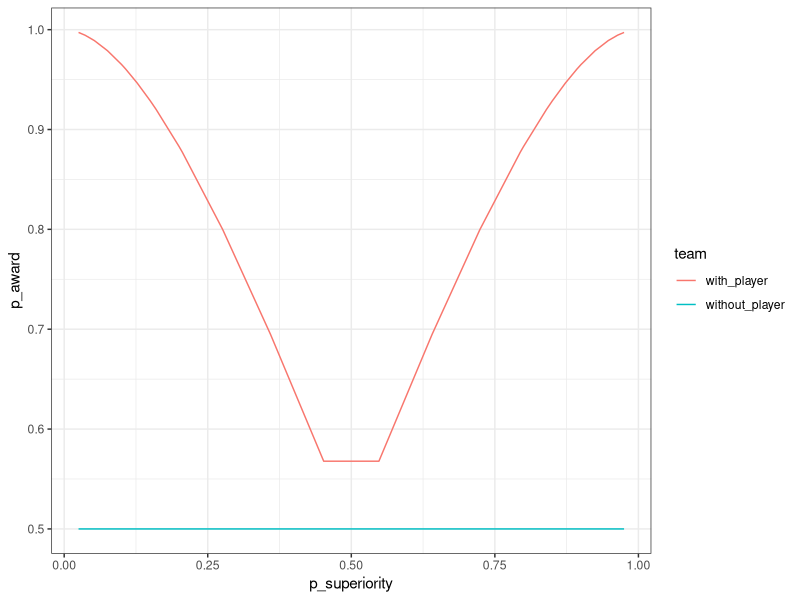
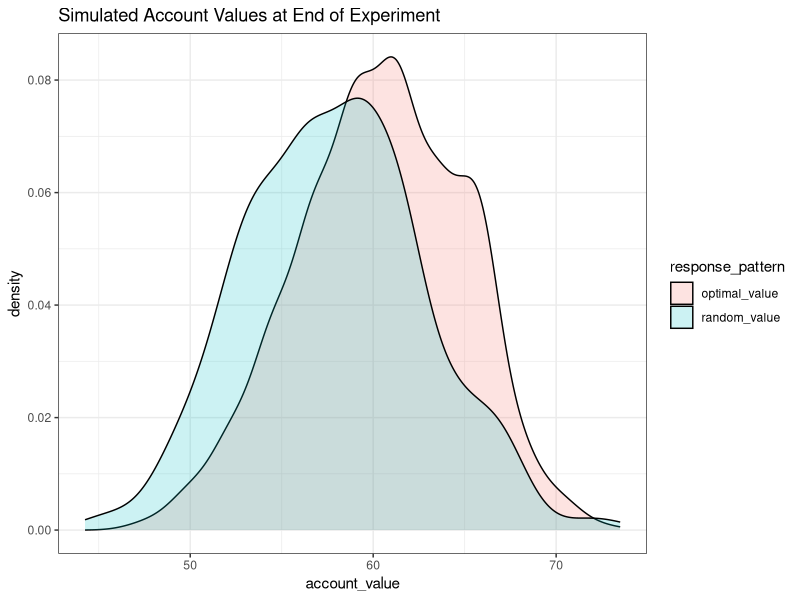
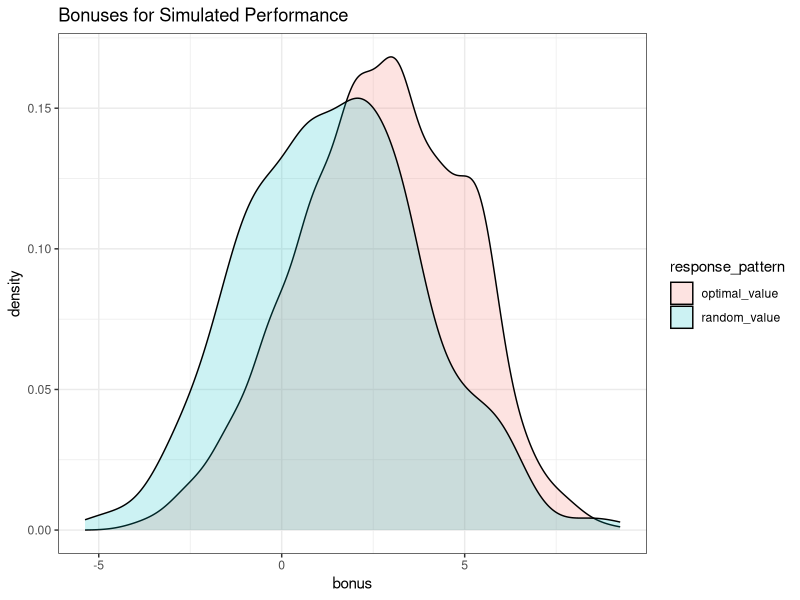

The R source for these figures, in order:
## ---- chunk 1
knitr::opts_chunk$set(echo = TRUE)
library(tidyverse)
library(gganimate)
library(RColorBrewer)
## ---- chunk 2
# linear sampling of log odds for full span of ground truth probability of superiority between 0.025 and 0.975
n_trials.full_span <- 20
logodds.full_span <- seq(log(0.025 / (1 - 0.025)), log(0.975 / (1 - 0.975)), length.out = n_trials.full_span)

# linear sampling of log odds near the decision threshold (p_superiority == [0.13, 0.87]) 
n_trials.near_threshold <- 8
logodds.near_threshold <- c(seq(log(0.1 / (1 - 0.1)), log(0.2 /(1 - 0.2)), length.out = n_trials.near_threshold / 2), # near threshold for loss frame
                            seq(log(0.8 / (1 - 0.8)), log(0.9 /(1 - 0.9)), length.out = n_trials.near_threshold / 2)) # near threshold for gain frame

# combine the sampling strategies and convert from log odds to probability of superiority
logodds <- sort(c(logodds.full_span, logodds.near_threshold))
p_superiority <- 1 / (1 + exp(-logodds))
n_trials <- length(p_superiority)

print(p_superiority)
## ---- chunk 3
# baseline probability of winning/keeping an award contract without the new player 
baseline <- c(.5) # previously c(.15, .5, 8.5)

# initialize data conditions dataframe
conds_df <- data.frame(
  "p_superiority" = rep(p_superiority, length(baseline)),
  "baseline" = sort(rep(baseline, length(p_superiority))))

head(conds_df)
## ---- chunk 4
# label gain vs loss framing trials based on p_superiority, and add award thresholds
conds_df <- conds_df %>% 
  mutate(frame = if_else(p_superiority > .5, "gain", "loss"),
         threshold = if_else(frame == "gain", 
                             100, # points scored
                             75)) # points given up

head(conds_df)
## ---- chunk 5
# add columns for the mean and standard deviation of the difference in the number of points for the team with vs without the new player
# depending on the gain vs loss frame, these values represent points scored vs points given up
conds_df <- conds_df %>%
  mutate(sd_diff = 15, # std(new - old)
         mean_diff = sd_diff * qnorm(p_superiority)) # mean(new - old)

head(conds_df)
## ---- chunk 6
# double the length of the dataframe to add information per version of the team, creating a stimulus dataframe with a row per distribution to visualize
stim_df <- map_df(seq_len(2), ~conds_df)
stim_df$team <- as.factor(sort(rep(c("with_player","without_player"), length(stim_df$p_superiority) / 2)))


# add columns for the mean and standard deviation of points for each team and the probability of winning/keeping the award
stim_df <- stim_df %>%
  mutate(sd = sqrt(stim_df$sd_diff ^ 2 / 2), # assume equal and independent variances
        mean = if_else(team == "without_player", 
                       if_else(frame == "gain", # team without the new player is at baseline
                               threshold - sd * qnorm(1 - baseline), 
                               threshold - sd * qnorm(baseline)), 
                       if_else(frame == "gain", # team with new player is at difference from baseline
                               threshold - sd * qnorm(1 - baseline) + mean_diff, 
                               threshold - sd * qnorm(baseline) + mean_diff)),
        p_award = if_else(frame=="gain", # probability of exceeding threshold to win/keep award
                          1 - pnorm((threshold - mean)/sd),
                          pnorm((threshold - mean)/sd)))

# spread values per machine across columns to get back to a conditions dataframe one row per trial
conds_df <- stim_df %>% # explanation: https://kieranhealy.org/blog/archives/2018/11/06/spreading-multiple-values/
  gather(variable, value, -(p_superiority:team)) %>%
  unite(temp, team, variable) %>%
  spread(temp, value)

head(conds_df)
## ---- chunk 7
stim_df %>% ggplot(aes(x = p_superiority, y = p_award, color = team)) +
  geom_line() +
  theme_bw()
## ---- chunk 8
# ratio (K) of value of contract (X) over cost of intervention (C)
conds_df <- conds_df %>% mutate(K = 2.25)
## ---- chunk 9
# determine whether or not intervention is utility optimal on each trial
conds_df <- conds_df %>%
  mutate(should_intervene = if_else(frame == "gain",
                                    (with_player_p_award - without_player_p_award) > (1 / K), # gain framing decision rule
                                    ((1 - without_player_p_award) - (1 - with_player_p_award)) > (1 / K)) # loss framing decision rule
  )

conds_df %>%
  group_by(frame) %>%
  summarise(intervene = sum(should_intervene), n_trials = n())
## ---- chunk 10
conds_df <- conds_df %>%
  mutate(
    p_sup_threshold = if_else(frame == "gain",
                              pnorm(sqrt(sd_diff ^ 2 / 2) / sd_diff * (qnorm((1 / K) + baseline) + qnorm(baseline))),
                              pnorm(-sqrt(sd_diff ^ 2 / 2) / sd_diff * (qnorm((1 / K) + baseline) - qnorm(baseline))))
  )

# unique(conds_df$p_sup_threshold)
conds_df %>%
  group_by(frame) %>%
  summarise(threshold = unique(p_sup_threshold))
## ---- chunk 11
# starting value depends on maximum possible loss (if they pay for the new machine every time and never gain\keep the contract)
conds_df <- conds_df %>% mutate(starting_account_value = n_trials + n_trials / 2 * K)

conds_df %>% group_by(frame, K, starting_account_value) %>% summarise()
## ---- chunk 12
# set up for simulation
n_iter <- 500
simulation_df <- NULL

# generate outcome, whether award is won/kept or not
outcome <- function(intervene, p_with, p_without) {
  if (intervene) {
    return(runif(1) <= p_with)
  } else {
    return(runif(1) <= p_without)
  }
}

for (i in 1:n_iter) {
  temp <- conds_df %>% 
    mutate(
      # generate payoff for random guess 
      random_guess = as.logical(rbinom(n(), 1, 0.5)),
      random_outcome = as.logical(pmap(list(random_guess, with_player_p_award, without_player_p_award), outcome)),
      random_payoff = if_else(p_superiority > 0.5,
                              # gain frame
                              if_else(random_outcome,
                                      K - random_guess,
                                      as.numeric(-random_guess)),
                              # loss frame
                              if_else(random_outcome,
                                      as.numeric(-random_guess),
                                      -K - random_guess)),
      random_correct = (random_guess == should_intervene),
      # generate payoff for optimal guess
      optimal_outcome = as.logical(pmap(list(should_intervene, with_player_p_award, without_player_p_award), outcome)),
      optimal_payoff = if_else(p_superiority > 0.5,
                              # gain frame
                              if_else(optimal_outcome,
                                      K - should_intervene,
                                      as.numeric(-should_intervene)),
                              # loss frame
                              if_else(optimal_outcome,
                                      as.numeric(-should_intervene),
                                      -K - should_intervene)),
      optimal_correct = TRUE
    ) %>%
    summarise(
      iter = i,
      random_value = mean(starting_account_value) + sum(random_payoff),
      random_correct = sum(random_correct),
      optimal_value = mean(starting_account_value) + sum(optimal_payoff),
      optimal_correct = sum(optimal_correct)
    )
  simulation_df = rbind(simulation_df, temp)
}

head(simulation_df)
## ---- chunk 13
simulation_df %>%
  select(iter, random_value, optimal_value) %>%
  gather(response_pattern, account_value, -iter) %>%
  ggplot(aes(x = account_value, fill = response_pattern)) +
  geom_density(alpha = 0.2) +
  theme_bw() +
  labs(
    title = "Simulated Account Values at End of Experiment"
  )
## ---- chunk 14
# set exchange rate and cutoff
cutoff <- 55
exchange <- 0.5

simulation_df %>%
  select(iter, random_value, optimal_value) %>%
  gather(response_pattern, account_value, -iter) %>%
  mutate(bonus = (account_value - cutoff) * exchange) %>%
  ggplot(aes(x = bonus, fill = response_pattern)) +
  geom_density(alpha = 0.2) +
  theme_bw() +
  labs(
    title = "Bonuses for Simulated Performance"
  )
